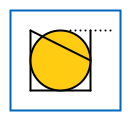
Frame 1 (no input)
Frame 60 (the mouse pressed at the canvas centre just before this capture): identical to frame 1, image omitted
Frame 120 (the mouse held since frame 60 and released just before this capture): identical to frame 1, image omitted

The Processing sketch that drew this single still picture (run headless with seeded random() and noise(); from frame 60 on, the mouse is pressed at the canvas centre):

// Processing sketch: W2_point_line_plane
// ── W2_point_line_plane.pde
void setup(){
  size(130,120);
  strokeWeight(2);
}

void draw(){
  //background
  background(255);
  stroke(#0066BC);
  rect(10,10,110,100);
  stroke(0,0,0);
  //J
  line(30, 30 ,30, 90);
  line(30, 90, 90, 90);
  line(90, 90, 90, 30);
  point(70, 30);
  point(75, 30);
  point(80, 30);
  point(85, 30);
  point(90, 30);
  point(95, 30);
  point(100, 30);
  point(105, 30);
  point(110, 30);
  //O
  fill(#FFCC12);
  ellipse(60,60,60,60);
  noFill();
  //Y
  line(30, 30 , 90, 60);
}
